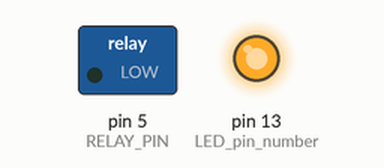
The sketch below on a simulated Arduino Uno, built with avr-gcc and run on an emulated ATmega328P. Parts: switched loads named in the sketch (green lamp = pin HIGH), output pins drawn as LEDs (lit = HIGH).

Above: at 0.1 s.
At 1.8 s:
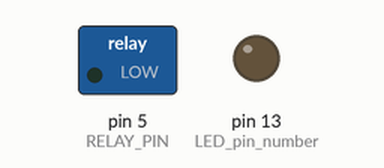
At 3.3 s:
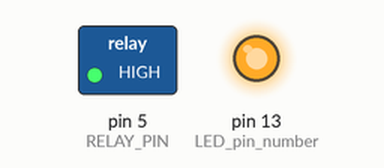
At 4.7 s:
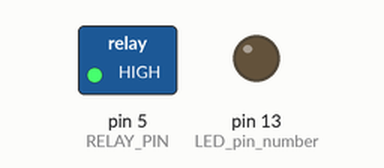
Timing chart, 0 to 7.5 s (numbered marks = the images above):
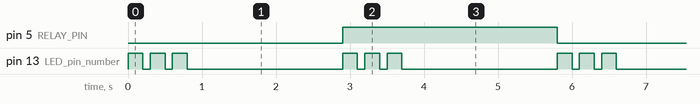

The sketch:

D05_to_relay.ino
```cpp
/*

 */

unsigned int LED_pin_number =13;
//unsigned int relay_pin_number =5;
#define RELAY_PIN (5)


void setup() {
  // initialize the digital pin as an output.
  // Pin 13 has an LED connected on most Arduino boards:
  pinMode(LED_pin_number, OUTPUT);
  pinMode(RELAY_PIN, OUTPUT);
}

void loop() {

  //  digitalWrite(LED_pin_number, HIGH);   // set the LED on
  //  delay(1500);              // wait for a second
  //  digitalWrite(LED_pin_number, LOW);    // set the LED off

  blink(200,100,3);
  delay(2000);              // wait for a second

    digitalWrite(RELAY_PIN, !digitalRead(RELAY_PIN));


}

void blink(int onperiod, int offperiod, int repeats)
{
  for (int i=0;i <repeats;i++)
  {
    digitalWrite(LED_pin_number, HIGH);   // set the LED on
    delay(onperiod);              // wait for a second
    digitalWrite(LED_pin_number, LOW);    // set the LED off
    delay(offperiod);              // wait for a second
  }
}
```

Measured:
- by itself, pin 5 (RELAY_PIN): alternates HIGH for 2.9 s and LOW for 2.9 s
- by itself, pin 13 (LED_pin_number): repeats every 2.9 s: 2 × (LOW 0.10 s, HIGH 0.20 s), LOW 2.1 s, HIGH 0.20 s
- by itself, everything shown: repeats every 5.8 s, in 14 steps
